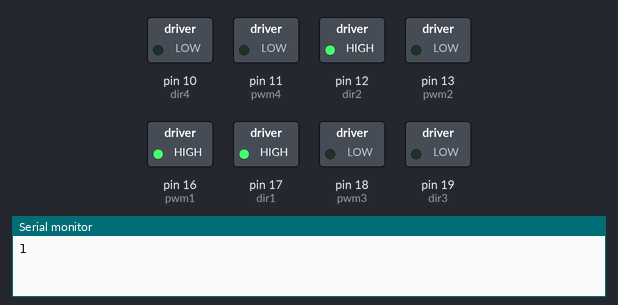
A sketch run on a simulated Arduino Uno, built with avr-gcc and run on an emulated ATmega328P. Parts: switched loads named in the sketch (green lamp = pin HIGH), the last lines printed to the serial monitor.

Above: at 1.0 s.
At 3.0 s:
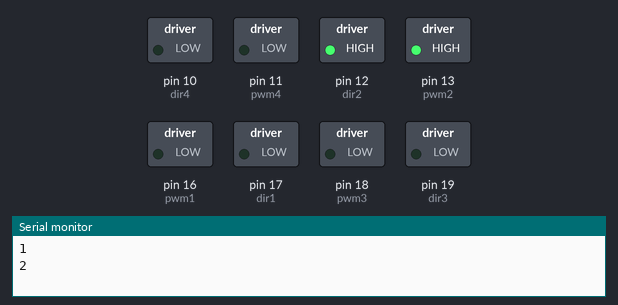
At 5.0 s:
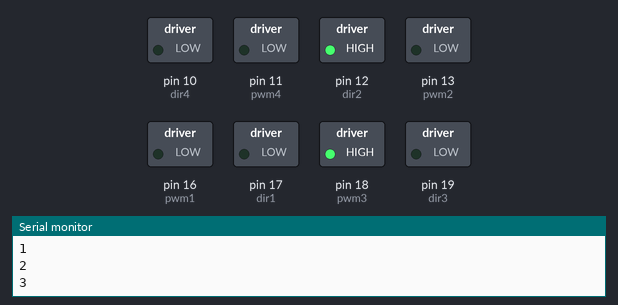
At 7.0 s:
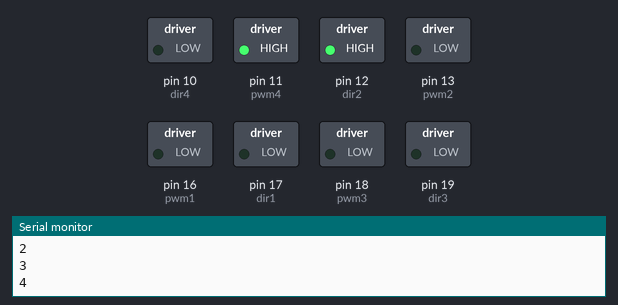
Timing chart, 0 to 10.4 s (numbered marks = the images above):
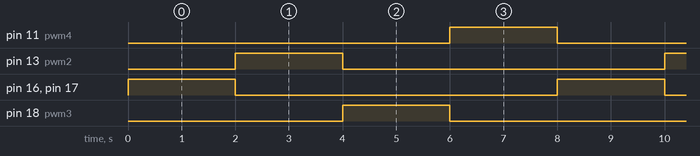

The sketch:

drive_motor_test.ino
```cpp
const int pwm1 = 16; // pin 16 as pwm
const int dir1 = 17;  // pin 17 as dir

const int pwm2 = 13; // pin 16 as pwm
const int dir2 = 12;  // pin 17 as dir

const int pwm3 = 18; // pin 18 as pwm
const int dir3 = 19;  // pin 19 as dir

const int pwm4 = 11; // pin 16 as pwm
const int dir4 = 10;  // pin 17 as dir
int i=0;

void setup(){

  Serial.begin(9600);
  pinMode(pwm1,OUTPUT); //declare pin pwm as OUTPUT
  pinMode(dir1,OUTPUT); //declare pin dir as OUTPUT
  pinMode(pwm2,OUTPUT); //declare pin pwm as OUTPUT
  pinMode(dir2,OUTPUT); //declare pin dir as OUTPUT
  pinMode(pwm3,OUTPUT); //declare pin pwm as OUTPUT
  pinMode(dir3,OUTPUT); //declare pin dir as OUTPUT
  pinMode(pwm4,OUTPUT); //declare pin pwm as OUTPUT
  pinMode(dir4,OUTPUT); //declare pin dir as OUTPUT

 digitalWrite(dir1,HIGH);
  digitalWrite(dir2,HIGH);
   digitalWrite(dir3,LOW);
    digitalWrite(dir4,LOW);
}

void loop(){
  //SIGN MAGNITUDE MODE
  //Controlling motor with program set

    // if DIR pin is HIGH, B will HIGH ; if DIR pin is LOW, A will HIGH
  //  digitalWrite(dir2,HIGH);
  //  digitalWrite(dir3,HIGH);
  //  digitalWrite(dir4,HIGH);

digitalWrite(dir1,HIGH);
analogWrite(pwm1,255);
Serial.println("1");
delay(2000);
digitalWrite(dir1, LOW);
analogWrite(pwm1,0);

analogWrite(pwm2,255);
Serial.println("2");
delay(2000);
analogWrite(pwm2,0);

analogWrite(pwm3,255);
Serial.println("3");
delay(2000);
analogWrite(pwm3,0);

analogWrite(pwm4,255);
Serial.println("4");
delay(2000);
analogWrite(pwm4,0);


// delay(5000);
// analogWrite(pwm1,127.5);
// analogWrite(pwm2,127.5);
// analogWrite(pwm3,127.5);
// analogWrite(pwm4,STOP);
// Serial.println("stop");
// delay(5000);
  // //from slow to fast
  //  for(i=0;i<=255;i++){		// from 0 to 255, increment one for every 0.5 second
  //  analogWrite(pwm1,i);    //write 'i' value to PWM pin
  // //  analogWrite(pwm2,i);    //write 'i' value to PWM pin
  // //  analogWrite(pwm3,i);    //write 'i' value to PWM pin
  // //  analogWrite(pwm4,i);    //write 'i' value to PWM pin
  //  delay(10);
  //  Serial.println(i);
  //  }

  // for(i=255;i>=0;i--){		// from 0 to 255, increment one for every 0.5 second
  //  analogWrite(pwm1,i);    //write 'i' value to PWM pin
  //  analogWrite(pwm2,i);    //write 'i' value to PWM pin
  //  analogWrite(pwm3,i);    //write 'i' value to PWM pin
  //  analogWrite(pwm4,i);    //write 'i' value to PWM pin
  //  delay(10);
  //  Serial.println(i);
  //  }


}


  //  digitalWrite(dir1,HIGH);  // if DIR pin is HIGH, B will HIGH ; if DIR pin is LOW, A will HIGH
  //  digitalWrite(dir2,HIGH);
  //  digitalWrite(dir3,HIGH);
  //  digitalWrite(dir4,HIGH);

  // //from slow to fast
  //  for(i=0;i<=255;i++){		// from 0 to 255, increment one for every 0.5 second
  //  analogWrite(pwm1,i);    //write 'i' value to PWM pin
  //  analogWrite(pwm2,i);    //write 'i' value to PWM pin
  //  analogWrite(pwm3,i);    //write 'i' value to PWM pin
  //  analogWrite(pwm4,i);    //write 'i' value to PWM pin
  //  delay(10);
  //  Serial.println(i);
  //  }

  // for(i=255;i>=0;i--){		// from 0 to 255, increment one for every 0.5 second
  //  analogWrite(pwm1,i);    //write 'i' value to PWM pin
  //  analogWrite(pwm2,i);    //write 'i' value to PWM pin
  //  analogWrite(pwm3,i);    //write 'i' value to PWM pin
  //  analogWrite(pwm4,i);    //write 'i' value to PWM pin
  //  delay(10);
  //  Serial.println(i);
  //  }
```

Measured:
- by itself, pin 11 (pwm4), pin 13 (pwm2), pin 16 (pwm1), pin 17 (dir1), pin 18 (pwm3): alternates HIGH for 2.0 s and LOW for 6.0 s
- by itself, everything shown: repeats every 8.0 s, in 5 steps
